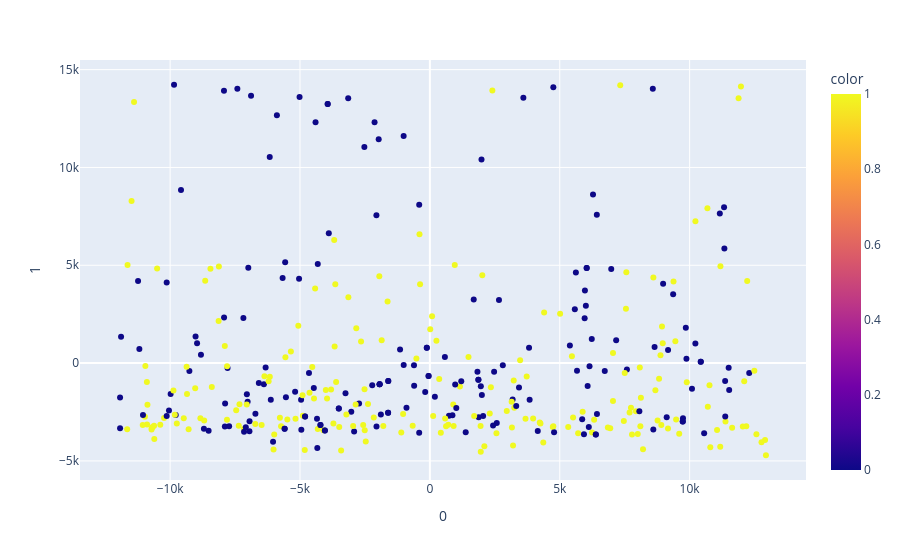

Notebook cell for this chart:
### Code cell
import plotly.express as px
fig = px.scatter(principalComponents, x=0, y=1, color=y_train)
fig.show()
X_train = principalComponents
X_test = pca.transform(X_test)

### Figure 1 — Plotly figure (JSON) as saved in the notebook; plotly's stock layout.template omitted (floating-point values rounded to 4 significant figures; data arrays with more than 128 entries replaced by an {"elided": "..."} marker saying what was removed)
{"data": [{"hovertemplate": "0=%{x}<br>1=%{y}<br>color=%{marker.color}<extra></extra>", "legendgroup": "", "marker": {"color": {"elided": "379 int values"}, "coloraxis": "coloraxis", "symbol": "circle"}, "mode": "markers", "name": "", "orientation": "v", "showlegend": false, "type": "scatter", "x": {"elided": "379 float values"}, "xaxis": "x", "y": {"elided": "379 float values"}, "yaxis": "y"}], "layout": {"coloraxis": {"colorbar": {"title": {"text": "color"}}, "colorscale": [[0, "#0d0887"], [0.1111, "#46039f"], [0.2222, "#7201a8"], [0.3333, "#9c179e"], [0.4444, "#bd3786"], [0.5556, "#d8576b"], [0.6667, "#ed7953"], [0.7778, "#fb9f3a"], [0.8889, "#fdca26"], [1, "#f0f921"]]}, "legend": {"tracegroupgap": 0}, "margin": {"t": 60}, "xaxis": {"anchor": "y", "domain": [0, 1], "title": {"text": "0"}}, "yaxis": {"anchor": "x", "domain": [0, 1], "title": {"text": "1"}}}}
